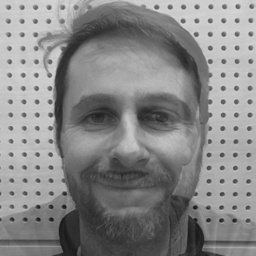
#> input picture 2021/L12/data/mixed1.jpg, 256 x 256 px
$ jupyter execute --allow-errors 'ICA applied in images.ipynb'   (shell and % lines are left out)
#> lines starting #> are read from the running program, lines starting #| are printed output that depends on the picture
[cell 1]
import cv2
import matplotlib.pyplot as plt
import numpy as np

[cell 2]
im1='./data/mixed1.jpg'
im2='./data/mixed2.jpg'

[cell 3]
# Function to show two images
def showTwoIm(im1, im2):
    plt.figure(figsize=(28, 14))
    plt.subplot(1,2,1)
    plt.imshow(im1,cmap='gray')
    plt.axis('off')
    plt.subplot(1,2,2)
    plt.imshow(im2,cmap='gray')
    plt.axis('off')
    plt.show()

[cell 4]
# Original images
S1 = cv2.imread(im1,0)
#> S1 is the input picture: shape (256, 256); min 19, max 217, mean 134.9
S2 = cv2.imread(im2,0)
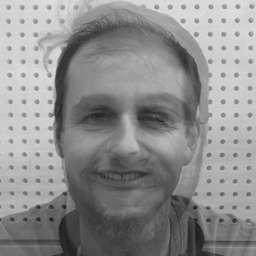
#> input picture 2021/L12/data/mixed2.jpg, 256 x 256 px
#> S2 is the input picture: shape (256, 256); min 25, max 225, mean 141.9
m,n = S1.shape
#> m = 256; n = 256
showTwoIm(S1, S2)
#> in showTwoIm, `plt.show()`:
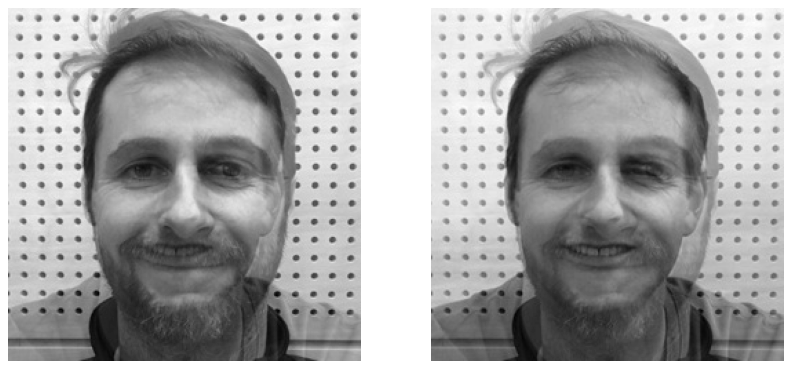
#> figure drawn by matplotlib, 2 panels

[cell 5]
plt.scatter(S1.flatten(),S2.flatten())
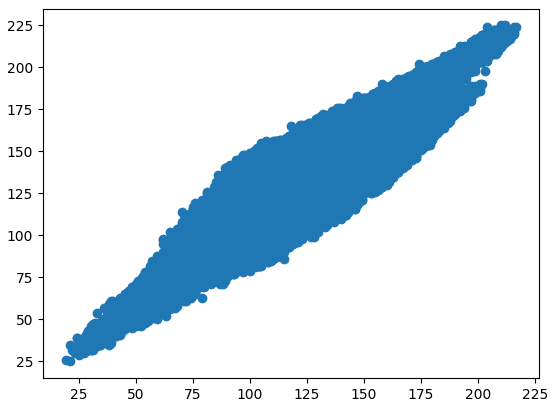
#> figure drawn by matplotlib, 1 panel
